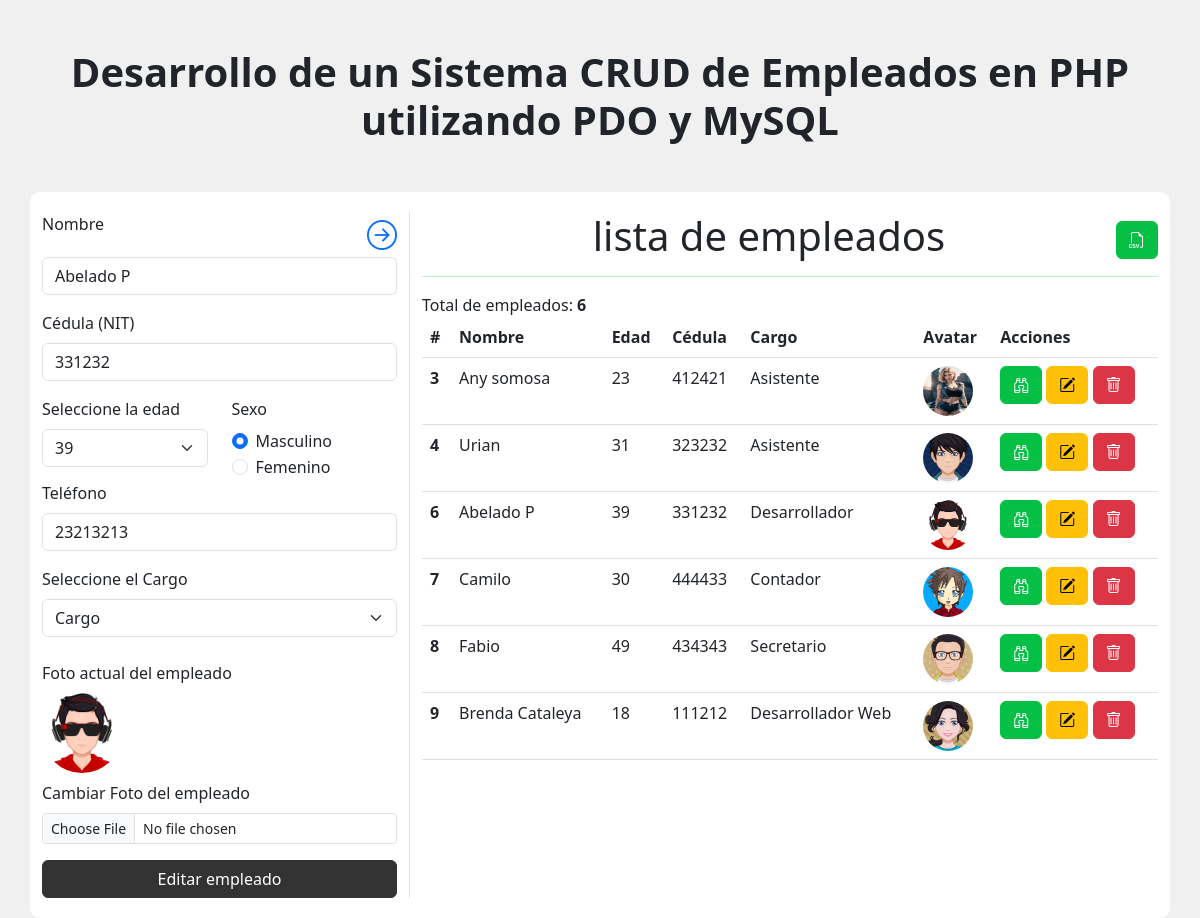
/index.php?id=6, run on the app's committed database.
### tables this page shows
CREATE TABLE `tbl_empleados` (
  `id` int NOT NULL AUTO_INCREMENT,
  `nombre` varchar(100) NOT NULL,
  `edad` int DEFAULT NULL,
  `cedula` varchar(20) DEFAULT NULL,
  `sexo` varchar(10) DEFAULT NULL,
  `telefono` varchar(20) DEFAULT NULL,
  `cargo` varchar(100) DEFAULT NULL,
  `avatar` varchar(255) DEFAULT NULL,
  PRIMARY KEY (`id`)
);

### acciones/acciones.php (called while the page is built, shortened)
<?php
function obtenerEmpleados($conexion)
{
    $sql = "SELECT * FROM tbl_empleados ORDER BY id ASC";
    $resultado = $conexion->query($sql);
    return $resultado;
}
function obtenerDatosEmpleado($conexion, $id)
{
    $sql = ("SELECT * FROM tbl_empleados WHERE id = $id");
    $query = $conexion->query($sql);
    $empleado = $query->fetch_assoc();
    return $empleado;
}

### empleados.php (the view)
<div class="table-responsive">
    <table class="table table-hover" id="table_empleados">
        <thead>
            <tr>
                <th scope="col">#</th>
                <th scope="col">Nombre</th>
                <th scope="col">Edad</th>
                <th scope="col">Cédula</th>
                <th scope="col">Cargo</th>
                <th scope="col">Avatar</th>
                <th scope="col">Acciones</th>
            </tr>
        </thead>
        <tbody>
            <?php
            foreach ($empleados as $empleado) { ?>
                <tr id="empleado_<?php echo $empleado['id']; ?>">
                    <th scope='row'><?php echo $empleado['id']; ?></th>
                    <td><?php echo $empleado['nombre']; ?></td>
                    <td> <?php echo $empleado['edad']; ?></td>
                    <td><?php echo $empleado['cedula']; ?></td>
                    <td><?php echo $empleado['cargo']; ?></td>
                    <td>
                        <img class="rounded-circle" src="acciones/fotos_empleados/<?php echo $empleado['avatar']; ?>" alt=<?php echo $empleado['nombre']; ?> width="50" height="50">
                    </td>
                    <td>
                        <a title="Ver detalles del empleado" href="visualizar.php?id=<?php echo $empleado['id']; ?>" class="btn btn-success"><i class="bi bi-binoculars"></i></a>
                        <a title="Editar datos del empleado" href="index.php?id=<?php echo $empleado['id']; ?>" class="btn btn-warning"><i class="bi bi-pencil-square"></i></a>
                        <a title="Eliminar datos del empleado" href="#" class="btn btn-danger" onclick="eliminarEmpleado(<?php echo $empleado['id']; ?>, '<?php echo $empleado['avatar']; ?>')"><i class="bi bi-trash"></i></a>
                    </td>
                </tr>
            <?php } ?>
        </tbody>
    </table>
</div>

### formulario.php (shortened to what this page needs)
<?php
if (isset($datoEmpleadoEdit['id'])) { ?>
    <a href="./" class="float-end"><i class="bi bi-arrow-right-circle"></i></a>
<?php } ?>
<form action="<?php echo isset($datoEmpleadoEdit['id']) ? 'acciones/updateEmpleado.php' : 'acciones/acciones.php'; ?>" method="POST" enctype="multipart/form-data">
    <div class="mb-3">
        <label class="form-label">Nombre</label>
        <input type="text" name="nombre" class="form-control" value="<?php echo isset($datoEmpleadoEdit['nombre']) ? $datoEmpleadoEdit['nombre'] : ''; ?>" />
    </div>
    <div class="mb-3">
        <label class="form-label">Cédula (NIT)</label>
        <input type="text" name="cedula" class="form-control" value="<?php echo isset($datoEmpleadoEdit['cedula']) ? $datoEmpleadoEdit['cedula'] : ''; ?>" />
    </div>
    <div class="row">
        <div class="col-md-6">
            <label class="form-label">Seleccione la edad</label>
            <select class="form-select" name="edad" required>
                <?php
                for ($i = 18; $i <= 50; $i++) {
                    $selected = isset($datoEmpleadoEdit['edad']) && $datoEmpleadoEdit['edad'] == $i ? 'selected' : '';
                    echo "<option value='$i' $selected>$i</option>";
                } ?>
            </select>
        </div>
        <div class="col-md-6">
            <label class="form-label">Sexo</label>
            <div class="form-check">
                <input class="form-check-input" type="radio" name="sexo" id="sexo_m" value="Masculino" <?php echo (isset($datoEmpleadoEdit['sexo']) && $datoEmpleadoEdit['sexo'] == 'Masculino') ? 'checked' : ''; ?> checked>
                <label class="form-check-label" for="sexo_m">
                    Masculino
                </label>
            </div>
            <div class="form-check">
                <input class="form-check-input" type="radio" name="sexo" id="sexo_f" value="Femenino" <?php echo (isset($datoEmpleadoEdit['sexo']) && $datoEmpleadoEdit['sexo'] == 'Femenino') ? 'checked' : ''; ?>>
                <label class="form-check-label" for="sexo_f">
                    Femenino
                </label>
            </div>
        </div>
    </div>
    <div class="mb-3">
        <label class="form-label">Teléfono</label>
        <input type="number" name="telefono" class="form-control" value="<?php echo isset($datoEmpleadoEdit['telefono']) ? $datoEmpleadoEdit['telefono'] : ''; ?>" required />
    </div>
    <div class="mb-3">
        <label class="form-label">Seleccione el Cargo</label>
        <select name="cargo" class="form-select" required>
            <option selected value="">Cargo</option>
        </select>
    </div>
    <?php
    if (isset($datoEmpleadoEdit['id'])) { ?>
        <div class="mb-3 mt-4">
            <label class="form-label">Foto actual del empleado </label>
            <br>
            <img style="display: block;" class="rounded-circle float-start" src="acciones/fotos_empleados/<?php echo $datoEmpleadoEdit['avatar']; ?>" alt="Foto del empleado" width="80">
        </div>
        <br> <br>
    <?php }
    ?>
    <div class="mb-3 mt-4">
        <label class="form-label">Cambiar Foto del empleado</label>
        <input class="form-control form-control-sm" type="file" name="avatar" accept="image/png, image/jpeg" <?php echo !isset($datoEmpleadoEdit['id']) ? 'required' : ''; ?> />
    </div>
    <div class="d-grid gap-2">
        <button type="submit" class="btn btn-primary btn_add">
            <?php echo isset($datoEmpleadoEdit['id']) ? 'Editar' : 'Agregar'; ?> empleado
        </button>
    </div>
</form>

### assets/css/home.css (style rules this page uses)
body { background-color: #f0f0f0 !important; }
label { display: flex; justify-content: flex-start; }
.btn_add { width: 100%; border: 1px solid #333 !important; background-color: #333 !important; }
.btn-success { border: 1px solid #06c046 !important; background-color: #06c046 !important; }
.bi-arrow-right-circle { font-size: 30px; }

### data on the page
tbl_empleados: nombre "Abelado P", cedula "331232", sexo "☑ Masculino", sexo "☐ Femenino", telefono "23213213", avatar (picture), id "6", edad "39", cargo "Desarrollador"
tbl_empleados: id "3", nombre "Any somosa", edad "23", cedula "412421", cargo "Asistente", avatar (picture)
tbl_empleados: id "4", nombre "Urian", edad "31", cedula "323232", cargo "Asistente", avatar (picture)
tbl_empleados: id "7", nombre "Camilo", edad "30", cedula "444433", cargo "Contador", avatar (picture)
tbl_empleados: id "8", nombre "Fabio", edad "49", cedula "434343", cargo "Secretario", avatar (picture)
tbl_empleados: id "9", nombre "Brenda Cataleya", edad "18", cedula "111212", cargo "Desarrollador Web", avatar (picture)

### other printed values
$totalEmpleados "6"
form field edad "39"
